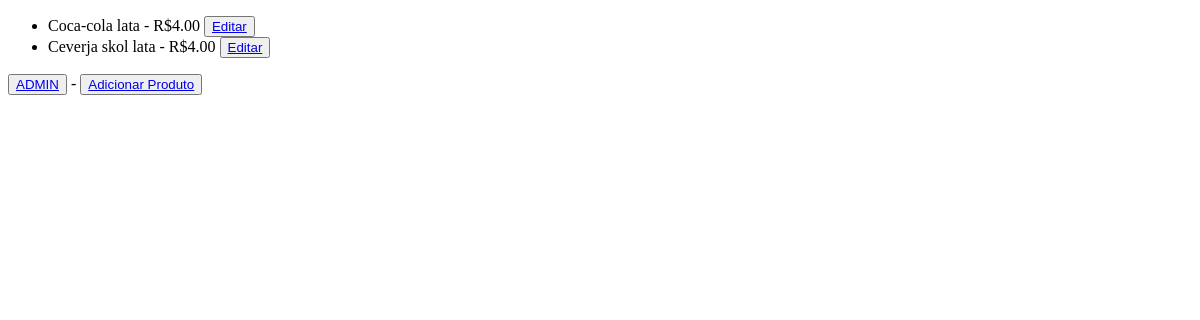
The app's page /, older data.
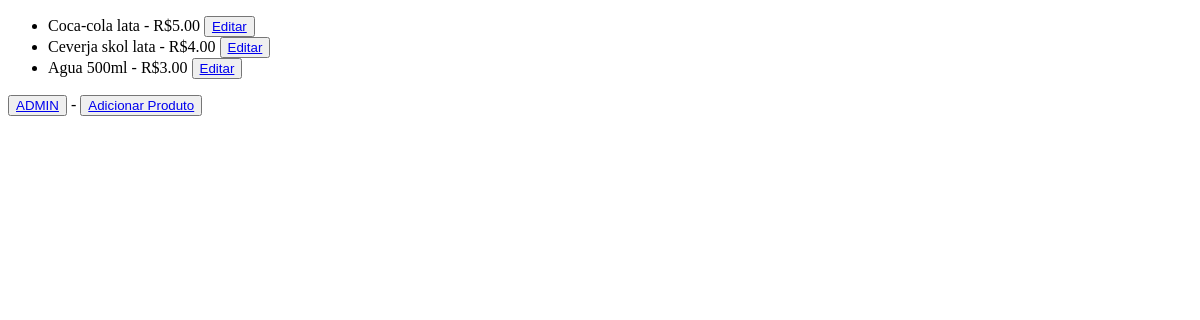
The same page, newer data.
### configa/models.py (models this page shows, shortened)
class Produto(models.Model):
    nomeProduto = models.CharField(max_length=50)
    descricaoProduto = models.CharField(max_length=200, null=True, blank=True)
    precoProduto = models.DecimalField(max_digits=4, decimal_places=2)
    categoriaProduto = models.ForeignKey(Categoria, on_delete=models.CASCADE)
    class Meta:
        verbose_name_plural = 'Produtos'

### configa/views.py (the view)
# urls.py: 2. Add a URL to urlpatterns:  path('', views.home, name='home')
def home(request):
    dados = {}
    dados['produto'] = Produto.objects.all()
    return render(request, "home.html", dados)

### configa/templates/home.html (shortened to what this page needs)
<!DOCTYPE html>
<html lang="en">
<head>
</head>
<body>
    <ul>{% for i in produto %}
    <li>{{i.nomeProduto}} - R${{i.precoProduto}} <button><a href="{% url 'url_update' i.id %}">Editar</a></button></li>
    {% endfor %}</ul>
    <button><a href="admin/">ADMIN</a></button> - <button><a href="create/">Adicionar Produto</a></button>
</body>
</html>

Row changes from the older to the newer data that the page shows:
changed Produto "Coca-cola lata": precoProduto "4.00" → "5.00"
added Produto: nomeProduto "Agua 500ml", precoProduto "3.00"
